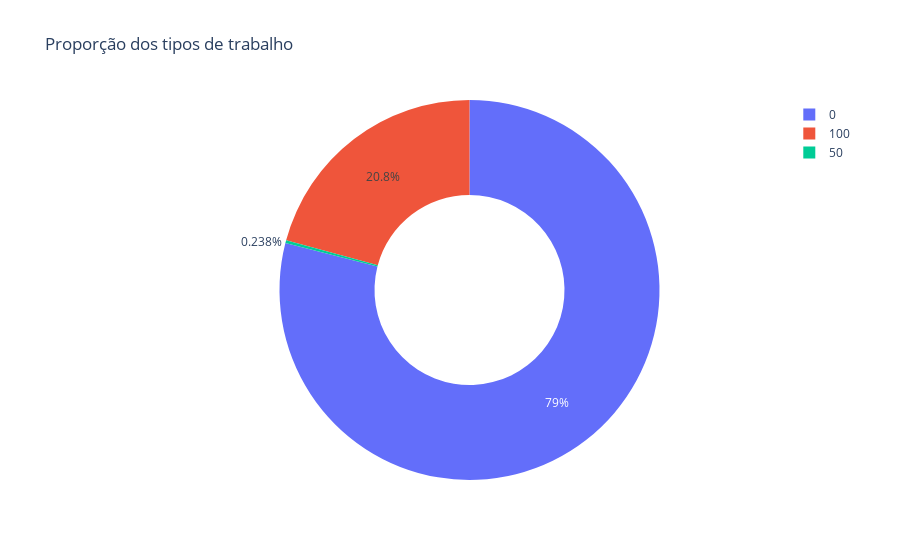

The notebook cell saved with this chart:
### Code cell
remoto_contagem = df_limpo['remote_ratio'].value_counts().reset_index()
remoto_contagem.columns = ['tipo_trabalho', 'quantidade']

fig = px.pie(remoto_contagem,
             names='tipo_trabalho',
             values='quantidade',
             title='Proporção dos tipos de trabalho',
             hole=0.5

          )

fig.show()

# Sigla 	Significado
# 0 	Presencial
# 100 	Remoto
# 50 	Híbrido

### Figure 1 — Plotly figure (JSON) as saved in the notebook; plotly's stock layout.template omitted (floating-point values rounded to 4 significant figures)
{"data": [{"domain": {"x": [0, 1], "y": [0, 1]}, "hole": 0.5, "hovertemplate": "tipo_trabalho=%{label}<br>quantidade=%{value}<extra></extra>", "labels": [0, 100, 50], "legendgroup": "", "name": "", "showlegend": true, "type": "pie", "values": [105305, 27716, 318]}], "layout": {"legend": {"tracegroupgap": 0}, "title": {"text": "Proporção dos tipos de trabalho"}}}
